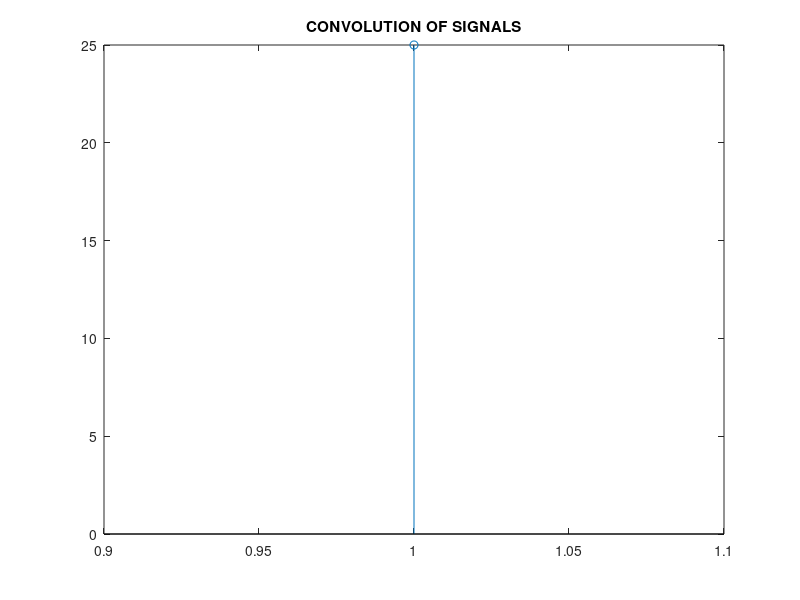

The MATLAB source for this figure:
%DSP LAB ASSESSMENT - 4
%Convolutions of Signals

%Chirag Satapathy - 19BEI0107

clc
clear all
close all

%Enter the 'x' and 'h' values in [] leaving space between each value
%Eg: [1 2 3 4 5]
x = input('Discrete sample of x(n): ');
h = input('Discrete sample of h(n): ');
xlen = length(x);
hlen = length(h);
k = 0; y = 0;

for i = 1:xlen
    for j = 1:hlen
        y(i,j+k) = x(i)*h(j);
    end
    k = k+1;
end
newline
z = sum(y)
stem(z);
title('CONVOLUTION OF SIGNALS');
